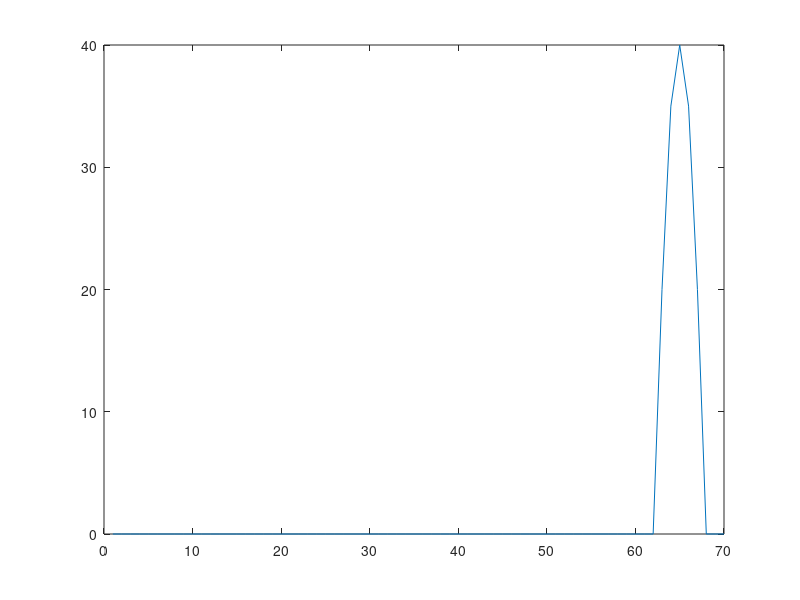

The MATLAB script that drew this image:
expEvent(:, 1) = 1:70;
expEvent(:, 2) = [zeros(62, 1); 20; 35; 40; 35; 20; zeros(3, 1)];
plot(expEvent(:, 1), expEvent(:, 2))